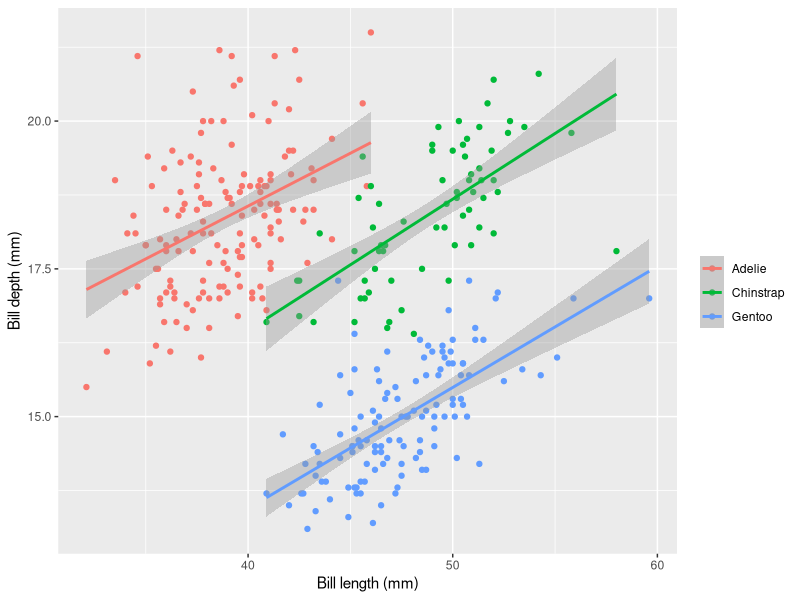

Reproduce this figure in R.
## ---- chunk 1
library(palmerpenguins)
library(tidyverse)
## ---- chunk 2
ggplot(penguins, aes(x = bill_length_mm, y = bill_depth_mm, color = species)) +
  geom_point() +
  geom_smooth(method = "lm") + 
  labs(x = "Bill length (mm)", y = "Bill depth (mm)",
       color = "")
